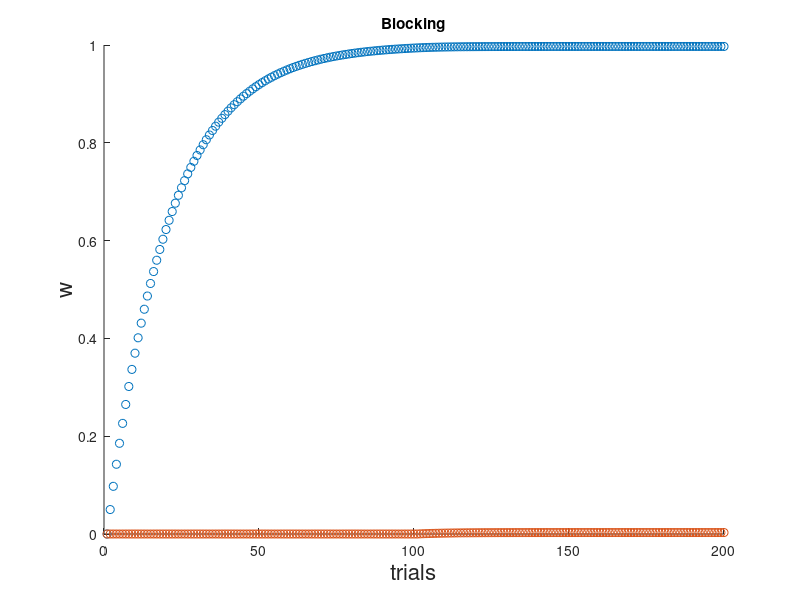

Write MATLAB code to recreate this figure. (Note: this script raises an error after producing the figure.)
clc
clear
trial=200;
Lrate=0.05;

% u=ones(1,200);
% u2=[];
% u2=[u2 zeros(1,100)];
% u2=[u2 ones(1,100)];
% %u2=zeros(1,200);
u = [ones(1,trial);zeros(1,trial/2),ones(1,trial/2)];
reward=ones(1,200);
w = zeros(2,200);
%w2 = zeros(1,200);
    for i = 1:trial-1
        delta = reward(i) - u(:,i)' * w(:,i);
        w(:,i+1) = w(:,i) + Lrate*delta*u(:,i);
    end

t=1:trial;
scatter(t,w(1,:))
hold on
scatter(t,w(2,:))
title("Blocking")
xlabel("trials",'Fontsize',16)
ylabel("w",'Fontsize',16)
xline(100,'--r',{'Start','train'})
xline(0,'--r',{'Pre-','train'})
